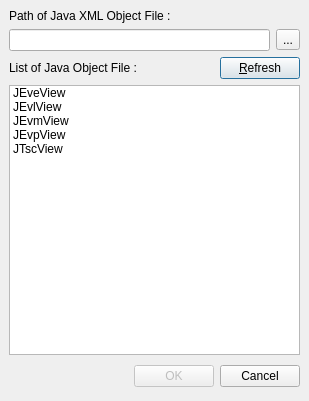
<ui version="4.0" >
 <author>Ulrich Van Den Hekke</author>
 <class>JavaObjectFile</class>
 <widget class="QDialog" name="JavaObjectFile" >
  <property name="windowModality" >
   <enum>Qt::WindowModal</enum>
  </property>
  <property name="geometry" >
   <rect>
    <x>0</x>
    <y>0</y>
    <width>309</width>
    <height>401</height>
   </rect>
  </property>
  <property name="windowTitle" >
   <string>Dialog</string>
  </property>
  <property name="modal" >
   <bool>true</bool>
  </property>
  <layout class="QGridLayout" >
   <property name="margin" >
    <number>9</number>
   </property>
   <property name="spacing" >
    <number>6</number>
   </property>
   <item row="0" column="0" >
    <layout class="QVBoxLayout" >
     <property name="margin" >
      <number>0</number>
     </property>
     <property name="spacing" >
      <number>6</number>
     </property>
     <item>
      <widget class="QLabel" name="label" >
       <property name="text" >
        <string>Path of Java XML Object File :</string>
       </property>
       <property name="buddy" >
        <cstring>m_javaObjectPathEdit</cstring>
       </property>
      </widget>
     </item>
     <item>
      <layout class="QHBoxLayout" >
       <property name="margin" >
        <number>0</number>
       </property>
       <property name="spacing" >
        <number>6</number>
       </property>
       <item>
        <widget class="QLineEdit" name="m_javaObjectPathEdit" />
       </item>
       <item>
        <widget class="QToolButton" name="m_javaObjectPathChange" >
         <property name="text" >
          <string>...</string>
         </property>
        </widget>
       </item>
      </layout>
     </item>
     <item>
      <layout class="QHBoxLayout" >
       <property name="margin" >
        <number>0</number>
       </property>
       <property name="spacing" >
        <number>6</number>
       </property>
       <item>
        <widget class="QLabel" name="label_2" >
         <property name="text" >
          <string>List of Java Object File :</string>
         </property>
         <property name="buddy" >
          <cstring>m_javaObjectList</cstring>
         </property>
        </widget>
       </item>
       <item>
        <spacer>
         <property name="orientation" >
          <enum>Qt::Horizontal</enum>
         </property>
         <property name="sizeHint" >
          <size>
           <width>40</width>
           <height>20</height>
          </size>
         </property>
        </spacer>
       </item>
       <item>
        <widget class="QPushButton" name="m_javaObjectRefreshButton" >
         <property name="text" >
          <string>&amp;Refresh</string>
         </property>
        </widget>
       </item>
      </layout>
     </item>
     <item>
      <widget class="QListWidget" name="m_javaObjectList" >
       <property name="sortingEnabled" >
        <bool>true</bool>
       </property>
       <item>
        <property name="text" >
         <string>JEveView</string>
        </property>
       </item>
       <item>
        <property name="text" >
         <string>JEvlView</string>
        </property>
       </item>
       <item>
        <property name="text" >
         <string>JEvmView</string>
        </property>
       </item>
       <item>
        <property name="text" >
         <string>JEvpView</string>
        </property>
       </item>
       <item>
        <property name="text" >
         <string>JTscView</string>
        </property>
       </item>
      </widget>
     </item>
     <item>
      <layout class="QHBoxLayout" >
       <property name="margin" >
        <number>0</number>
       </property>
       <property name="spacing" >
        <number>6</number>
       </property>
       <item>
        <spacer>
         <property name="orientation" >
          <enum>Qt::Horizontal</enum>
         </property>
         <property name="sizeHint" >
          <size>
           <width>131</width>
           <height>31</height>
          </size>
         </property>
        </spacer>
       </item>
       <item>
        <widget class="QPushButton" name="okButton" >
         <property name="enabled" >
          <bool>false</bool>
         </property>
         <property name="text" >
          <string>OK</string>
         </property>
        </widget>
       </item>
       <item>
        <widget class="QPushButton" name="cancelButton" >
         <property name="text" >
          <string>Cancel</string>
         </property>
        </widget>
       </item>
      </layout>
     </item>
    </layout>
   </item>
  </layout>
 </widget>
 <tabstops>
  <tabstop>m_javaObjectPathEdit</tabstop>
  <tabstop>m_javaObjectPathChange</tabstop>
  <tabstop>m_javaObjectRefreshButton</tabstop>
  <tabstop>m_javaObjectList</tabstop>
  <tabstop>okButton</tabstop>
  <tabstop>cancelButton</tabstop>
 </tabstops>
 <resources/>
 <connections>
  <connection>
   <sender>okButton</sender>
   <signal>clicked()</signal>
   <receiver>JavaObjectFile</receiver>
   <slot>accept()</slot>
   <hints>
    <hint type="sourcelabel" >
     <x>216</x>
     <y>364</y>
    </hint>
    <hint type="destinationlabel" >
     <x>96</x>
     <y>254</y>
    </hint>
   </hints>
  </connection>
  <connection>
   <sender>cancelButton</sender>
   <signal>clicked()</signal>
   <receiver>JavaObjectFile</receiver>
   <slot>reject()</slot>
   <hints>
    <hint type="sourcelabel" >
     <x>297</x>
     <y>364</y>
    </hint>
    <hint type="destinationlabel" >
     <x>179</x>
     <y>282</y>
    </hint>
   </hints>
  </connection>
 </connections>
</ui>
